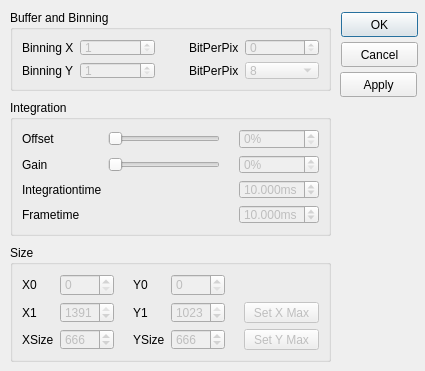
<?xml version="1.0" encoding="UTF-8"?>
<ui version="4.0">
 <class>dialogPCOCamera</class>
 <widget class="QDialog" name="dialogPCOCamera">
  <property name="geometry">
   <rect>
    <x>0</x>
    <y>0</y>
    <width>425</width>
    <height>371</height>
   </rect>
  </property>
  <property name="minimumSize">
   <size>
    <width>425</width>
    <height>371</height>
   </size>
  </property>
  <property name="maximumSize">
   <size>
    <width>425</width>
    <height>371</height>
   </size>
  </property>
  <property name="windowTitle">
   <string>Dialog</string>
  </property>
  <widget class="QPushButton" name="cancelButton">
   <property name="geometry">
    <rect>
     <x>341</x>
     <y>42</y>
     <width>77</width>
     <height>25</height>
    </rect>
   </property>
   <property name="text">
    <string>Cancel</string>
   </property>
   <property name="autoDefault">
    <bool>false</bool>
   </property>
  </widget>
  <widget class="QPushButton" name="okButton">
   <property name="geometry">
    <rect>
     <x>341</x>
     <y>12</y>
     <width>77</width>
     <height>25</height>
    </rect>
   </property>
   <property name="text">
    <string>OK</string>
   </property>
  </widget>
  <widget class="QGroupBox" name="groupBoxIntegration">
   <property name="enabled">
    <bool>true</bool>
   </property>
   <property name="geometry">
    <rect>
     <x>10</x>
     <y>100</y>
     <width>321</width>
     <height>136</height>
    </rect>
   </property>
   <property name="title">
    <string>Integration</string>
   </property>
   <layout class="QGridLayout" name="gridLayout">
    <item row="0" column="0">
     <widget class="QLabel" name="label_offset">
      <property name="text">
       <string>Offset</string>
      </property>
      <property name="buddy">
       <cstring>spinBox_offset</cstring>
      </property>
     </widget>
    </item>
    <item row="0" column="1">
     <widget class="QSlider" name="horizontalSlider_offset">
      <property name="enabled">
       <bool>false</bool>
      </property>
      <property name="maximum">
       <number>100</number>
      </property>
      <property name="tracking">
       <bool>false</bool>
      </property>
      <property name="orientation">
       <enum>Qt::Horizontal</enum>
      </property>
     </widget>
    </item>
    <item row="0" column="3">
     <widget class="QSpinBox" name="spinBox_offset">
      <property name="enabled">
       <bool>false</bool>
      </property>
      <property name="suffix">
       <string>%</string>
      </property>
      <property name="minimum">
       <number>0</number>
      </property>
      <property name="maximum">
       <number>100</number>
      </property>
     </widget>
    </item>
    <item row="1" column="0">
     <widget class="QLabel" name="label_gain">
      <property name="text">
       <string>Gain</string>
      </property>
      <property name="buddy">
       <cstring>spinBox_gain</cstring>
      </property>
     </widget>
    </item>
    <item row="1" column="1">
     <widget class="QSlider" name="horizontalSlider_gain">
      <property name="enabled">
       <bool>false</bool>
      </property>
      <property name="maximum">
       <number>100</number>
      </property>
      <property name="tracking">
       <bool>false</bool>
      </property>
      <property name="orientation">
       <enum>Qt::Horizontal</enum>
      </property>
     </widget>
    </item>
    <item row="1" column="2">
     <spacer name="horizontalSpacer_3">
      <property name="orientation">
       <enum>Qt::Horizontal</enum>
      </property>
      <property name="sizeType">
       <enum>QSizePolicy::Fixed</enum>
      </property>
      <property name="sizeHint" stdset="0">
       <size>
        <width>13</width>
        <height>20</height>
       </size>
      </property>
     </spacer>
    </item>
    <item row="1" column="3">
     <widget class="QSpinBox" name="spinBox_gain">
      <property name="enabled">
       <bool>false</bool>
      </property>
      <property name="suffix">
       <string>%</string>
      </property>
      <property name="minimum">
       <number>0</number>
      </property>
      <property name="maximum">
       <number>100</number>
      </property>
     </widget>
    </item>
    <item row="2" column="0">
     <widget class="QLabel" name="label_integration_time">
      <property name="text">
       <string>Integrationtime</string>
      </property>
      <property name="buddy">
       <cstring>doubleSpinBox_integration_time</cstring>
      </property>
     </widget>
    </item>
    <item row="2" column="3">
     <widget class="QDoubleSpinBox" name="doubleSpinBox_integration_time">
      <property name="enabled">
       <bool>false</bool>
      </property>
      <property name="prefix">
       <string/>
      </property>
      <property name="suffix">
       <string>ms</string>
      </property>
      <property name="decimals">
       <number>3</number>
      </property>
      <property name="minimum">
       <double>0.005000000000000</double>
      </property>
      <property name="maximum">
       <double>65.000000000000000</double>
      </property>
      <property name="singleStep">
       <double>0.001000000000000</double>
      </property>
      <property name="value">
       <double>10.000000000000000</double>
      </property>
     </widget>
    </item>
    <item row="3" column="0">
     <widget class="QLabel" name="label_frame_time">
      <property name="text">
       <string>Frametime</string>
      </property>
      <property name="buddy">
       <cstring>doubleSpinBox_frame_time</cstring>
      </property>
     </widget>
    </item>
    <item row="3" column="3">
     <widget class="QDoubleSpinBox" name="doubleSpinBox_frame_time">
      <property name="enabled">
       <bool>false</bool>
      </property>
      <property name="prefix">
       <string/>
      </property>
      <property name="suffix">
       <string>ms</string>
      </property>
      <property name="decimals">
       <number>3</number>
      </property>
      <property name="minimum">
       <double>0.005000000000000</double>
      </property>
      <property name="maximum">
       <double>65.000000000000000</double>
      </property>
      <property name="singleStep">
       <double>0.001000000000000</double>
      </property>
      <property name="value">
       <double>10.000000000000000</double>
      </property>
     </widget>
    </item>
   </layout>
  </widget>
  <widget class="QGroupBox" name="groupBoxBinning">
   <property name="enabled">
    <bool>true</bool>
   </property>
   <property name="geometry">
    <rect>
     <x>10</x>
     <y>10</y>
     <width>321</width>
     <height>81</height>
    </rect>
   </property>
   <property name="title">
    <string>Buffer and Binning</string>
   </property>
   <layout class="QGridLayout" name="gridLayout_3">
    <item row="0" column="0">
     <widget class="QLabel" name="label_binning">
      <property name="sizePolicy">
       <sizepolicy hsizetype="Maximum" vsizetype="Preferred">
        <horstretch>0</horstretch>
        <verstretch>0</verstretch>
       </sizepolicy>
      </property>
      <property name="text">
       <string>Binning X</string>
      </property>
      <property name="buddy">
       <cstring>spinBox_binX</cstring>
      </property>
     </widget>
    </item>
    <item row="0" column="1">
     <widget class="QSpinBox" name="spinBox_binX">
      <property name="enabled">
       <bool>false</bool>
      </property>
      <property name="minimum">
       <number>1</number>
      </property>
      <property name="maximum">
       <number>4</number>
      </property>
     </widget>
    </item>
    <item row="0" column="2" rowspan="2">
     <spacer name="horizontalSpacer_4">
      <property name="orientation">
       <enum>Qt::Horizontal</enum>
      </property>
      <property name="sizeType">
       <enum>QSizePolicy::Fixed</enum>
      </property>
      <property name="sizeHint" stdset="0">
       <size>
        <width>28</width>
        <height>20</height>
       </size>
      </property>
     </spacer>
    </item>
    <item row="0" column="3">
     <widget class="QLabel" name="label_bpp">
      <property name="sizePolicy">
       <sizepolicy hsizetype="Maximum" vsizetype="Preferred">
        <horstretch>0</horstretch>
        <verstretch>0</verstretch>
       </sizepolicy>
      </property>
      <property name="text">
       <string>BitPerPix</string>
      </property>
      <property name="buddy">
       <cstring>spinBox_bpp</cstring>
      </property>
     </widget>
    </item>
    <item row="0" column="4">
     <widget class="QSpinBox" name="spinBox_bpp">
      <property name="enabled">
       <bool>false</bool>
      </property>
     </widget>
    </item>
    <item row="1" column="0">
     <widget class="QLabel" name="label_binning_2">
      <property name="sizePolicy">
       <sizepolicy hsizetype="Maximum" vsizetype="Preferred">
        <horstretch>0</horstretch>
        <verstretch>0</verstretch>
       </sizepolicy>
      </property>
      <property name="text">
       <string>Binning Y</string>
      </property>
      <property name="buddy">
       <cstring>spinBox_binY</cstring>
      </property>
     </widget>
    </item>
    <item row="1" column="1">
     <widget class="QSpinBox" name="spinBox_binY">
      <property name="enabled">
       <bool>false</bool>
      </property>
      <property name="minimum">
       <number>1</number>
      </property>
      <property name="maximum">
       <number>4</number>
      </property>
     </widget>
    </item>
    <item row="1" column="3">
     <widget class="QLabel" name="label_bpp_2">
      <property name="sizePolicy">
       <sizepolicy hsizetype="Maximum" vsizetype="Preferred">
        <horstretch>0</horstretch>
        <verstretch>0</verstretch>
       </sizepolicy>
      </property>
      <property name="text">
       <string>BitPerPix</string>
      </property>
      <property name="buddy">
       <cstring>combo_bpp</cstring>
      </property>
     </widget>
    </item>
    <item row="1" column="4">
     <widget class="QComboBox" name="combo_bpp">
      <property name="enabled">
       <bool>false</bool>
      </property>
      <property name="currentIndex">
       <number>0</number>
      </property>
      <item>
       <property name="text">
        <string>8</string>
       </property>
      </item>
      <item>
       <property name="text">
        <string>10</string>
       </property>
      </item>
      <item>
       <property name="text">
        <string>12</string>
       </property>
      </item>
      <item>
       <property name="text">
        <string>14</string>
       </property>
      </item>
      <item>
       <property name="text">
        <string>16</string>
       </property>
      </item>
      <item>
       <property name="text">
        <string>24</string>
       </property>
      </item>
      <item>
       <property name="text">
        <string>30</string>
       </property>
      </item>
      <item>
       <property name="text">
        <string>32</string>
       </property>
      </item>
     </widget>
    </item>
   </layout>
  </widget>
  <widget class="QPushButton" name="applyButton">
   <property name="geometry">
    <rect>
     <x>340</x>
     <y>72</y>
     <width>77</width>
     <height>25</height>
    </rect>
   </property>
   <property name="text">
    <string>Apply</string>
   </property>
   <property name="autoDefault">
    <bool>false</bool>
   </property>
  </widget>
  <widget class="QGroupBox" name="groupBoxSize">
   <property name="enabled">
    <bool>true</bool>
   </property>
   <property name="geometry">
    <rect>
     <x>10</x>
     <y>245</y>
     <width>321</width>
     <height>117</height>
    </rect>
   </property>
   <property name="title">
    <string>Size</string>
   </property>
   <layout class="QGridLayout" name="gridLayout_2">
    <item row="0" column="0">
     <widget class="QLabel" name="label_x0">
      <property name="text">
       <string>X0</string>
      </property>
      <property name="buddy">
       <cstring>spinBox_x0</cstring>
      </property>
     </widget>
    </item>
    <item row="0" column="1">
     <widget class="QSpinBox" name="spinBox_x0">
      <property name="enabled">
       <bool>false</bool>
      </property>
      <property name="maximum">
       <number>1391</number>
      </property>
      <property name="singleStep">
       <number>2</number>
      </property>
     </widget>
    </item>
    <item row="0" column="3">
     <widget class="QLabel" name="label_y0">
      <property name="text">
       <string>Y0</string>
      </property>
      <property name="alignment">
       <set>Qt::AlignLeading|Qt::AlignLeft|Qt::AlignVCenter</set>
      </property>
      <property name="buddy">
       <cstring>spinBox_y0</cstring>
      </property>
     </widget>
    </item>
    <item row="0" column="4">
     <widget class="QSpinBox" name="spinBox_y0">
      <property name="enabled">
       <bool>false</bool>
      </property>
      <property name="maximum">
       <number>1023</number>
      </property>
     </widget>
    </item>
    <item row="1" column="0">
     <widget class="QLabel" name="label_X1">
      <property name="text">
       <string>X1</string>
      </property>
      <property name="buddy">
       <cstring>spinBox_x1</cstring>
      </property>
     </widget>
    </item>
    <item row="1" column="1">
     <widget class="QSpinBox" name="spinBox_x1">
      <property name="enabled">
       <bool>false</bool>
      </property>
      <property name="maximum">
       <number>1391</number>
      </property>
      <property name="singleStep">
       <number>2</number>
      </property>
      <property name="value">
       <number>1391</number>
      </property>
     </widget>
    </item>
    <item row="1" column="2" rowspan="2">
     <spacer name="horizontalSpacer">
      <property name="orientation">
       <enum>Qt::Horizontal</enum>
      </property>
      <property name="sizeType">
       <enum>QSizePolicy::Fixed</enum>
      </property>
      <property name="sizeHint" stdset="0">
       <size>
        <width>13</width>
        <height>20</height>
       </size>
      </property>
     </spacer>
    </item>
    <item row="1" column="3">
     <widget class="QLabel" name="label_Y1">
      <property name="text">
       <string>Y1</string>
      </property>
      <property name="alignment">
       <set>Qt::AlignLeading|Qt::AlignLeft|Qt::AlignVCenter</set>
      </property>
      <property name="buddy">
       <cstring>spinBox_y1</cstring>
      </property>
     </widget>
    </item>
    <item row="1" column="4">
     <widget class="QSpinBox" name="spinBox_y1">
      <property name="enabled">
       <bool>false</bool>
      </property>
      <property name="maximum">
       <number>1023</number>
      </property>
      <property name="singleStep">
       <number>1</number>
      </property>
      <property name="value">
       <number>1023</number>
      </property>
     </widget>
    </item>
    <item row="1" column="5">
     <spacer name="horizontalSpacer_2">
      <property name="orientation">
       <enum>Qt::Horizontal</enum>
      </property>
      <property name="sizeType">
       <enum>QSizePolicy::Fixed</enum>
      </property>
      <property name="sizeHint" stdset="0">
       <size>
        <width>13</width>
        <height>20</height>
       </size>
      </property>
     </spacer>
    </item>
    <item row="1" column="6">
     <widget class="QPushButton" name="pushButton_setSizeXMax">
      <property name="enabled">
       <bool>false</bool>
      </property>
      <property name="text">
       <string>Set X Max</string>
      </property>
      <property name="autoDefault">
       <bool>false</bool>
      </property>
     </widget>
    </item>
    <item row="2" column="0">
     <widget class="QLabel" name="label_sizeX">
      <property name="text">
       <string>XSize</string>
      </property>
      <property name="buddy">
       <cstring>spinBox_xsize</cstring>
      </property>
     </widget>
    </item>
    <item row="2" column="1">
     <widget class="QSpinBox" name="spinBox_xsize">
      <property name="enabled">
       <bool>false</bool>
      </property>
      <property name="maximum">
       <number>1392</number>
      </property>
      <property name="value">
       <number>666</number>
      </property>
     </widget>
    </item>
    <item row="2" column="3">
     <widget class="QLabel" name="label_sizeY">
      <property name="text">
       <string>YSize</string>
      </property>
      <property name="alignment">
       <set>Qt::AlignLeading|Qt::AlignLeft|Qt::AlignVCenter</set>
      </property>
      <property name="buddy">
       <cstring>spinBox_ysize</cstring>
      </property>
     </widget>
    </item>
    <item row="2" column="4">
     <widget class="QSpinBox" name="spinBox_ysize">
      <property name="enabled">
       <bool>false</bool>
      </property>
      <property name="maximum">
       <number>1392</number>
      </property>
      <property name="value">
       <number>666</number>
      </property>
     </widget>
    </item>
    <item row="2" column="6">
     <widget class="QPushButton" name="pushButton_setSizeYMax">
      <property name="enabled">
       <bool>false</bool>
      </property>
      <property name="text">
       <string>Set Y Max</string>
      </property>
      <property name="autoDefault">
       <bool>false</bool>
      </property>
     </widget>
    </item>
   </layout>
  </widget>
 </widget>
 <resources/>
 <connections>
  <connection>
   <sender>cancelButton</sender>
   <signal>clicked()</signal>
   <receiver>dialogPCOCamera</receiver>
   <slot>reject()</slot>
   <hints>
    <hint type="sourcelabel">
     <x>384</x>
     <y>52</y>
    </hint>
    <hint type="destinationlabel">
     <x>405</x>
     <y>173</y>
    </hint>
   </hints>
  </connection>
 </connections>
</ui>
